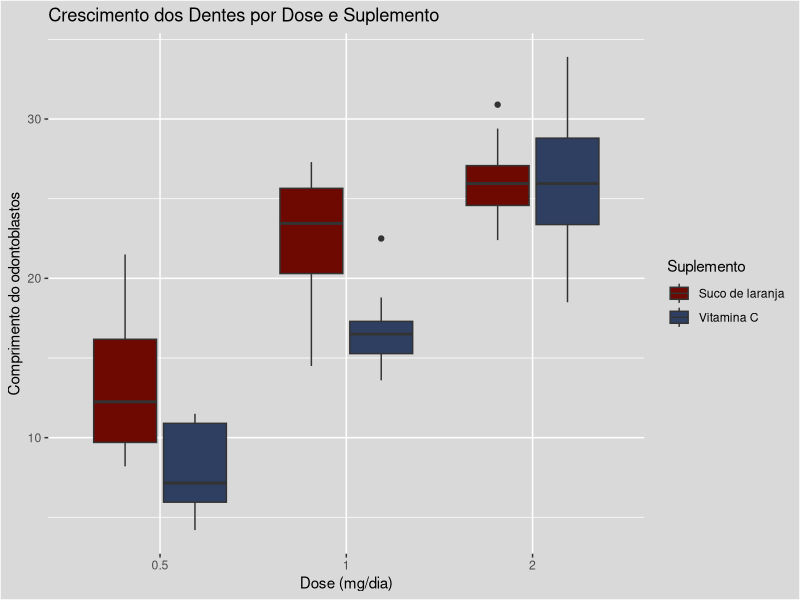

R code for this plot:
## ---- chunk 1
# Carregar pacote

library(ggplot2) # Gráficos
library(tidyverse) # Estrutura dos dados

# Carregar dados

data("ToothGrowth")
head(ToothGrowth)

# Resumo estatístico

summary(ToothGrowth)

# Verificar estrutura

glimpse(ToothGrowth)
## ---- chunk 2
ggplot(ToothGrowth, aes(x = factor(dose), 
                        y = len, fill = supp)) +
  geom_boxplot() +
  labs(title = "Crescimento dos Dentes por Dose e Suplemento",
       x = "Dose (mg/dia)", y = "Comprimento do odontoblastos") +
  scale_fill_manual(values = c("#6E0902", "#2E3F62"),
                    name = "Suplemento",
                    breaks = c("OJ", "VC"),
                    labels = c("Suco de laranja", "Vitamina C")) +
  theme(plot.background = element_rect(fill = "gray85"),
        panel.background = element_rect(fill = "gray85"),
        legend.background = element_rect(fill = "gray85"))
